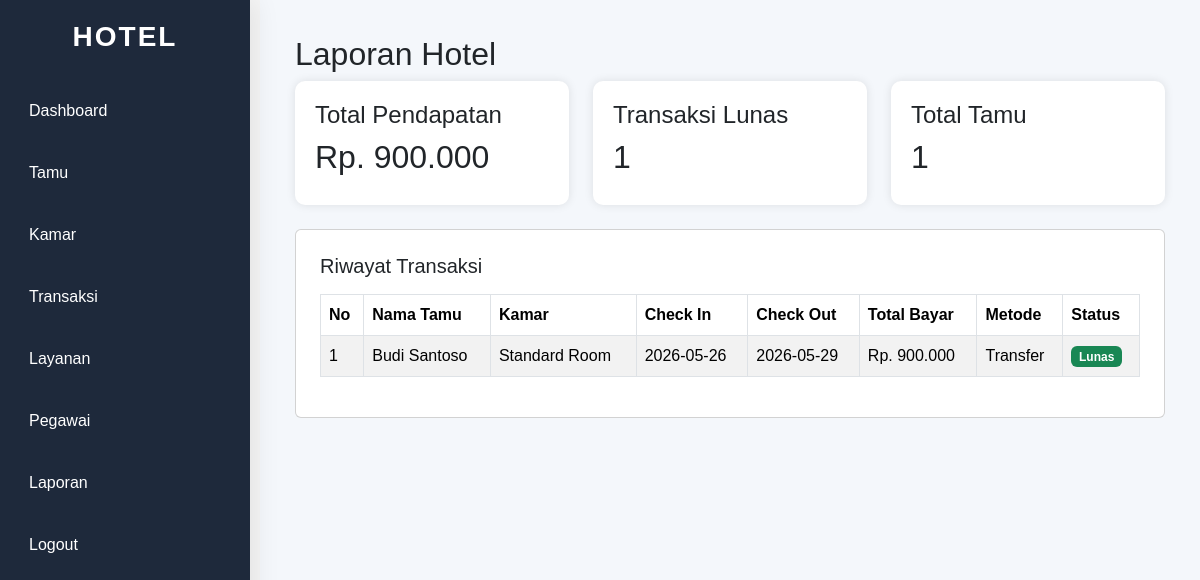
Screenshot of /laporan.php (signed in) with the database file from the repository.
### tables this page shows
CREATE TABLE `transaksi` (
  `id_transaksi` int(11) NOT NULL AUTO_INCREMENT,
  `id_reservasi` int(11) DEFAULT NULL,
  `tanggal_bayar` date DEFAULT NULL,
  `metode_bayar` varchar(50) DEFAULT NULL,
  `total_bayar` decimal(12,2) DEFAULT NULL,
  `status_bayar` enum('lunas','belum') DEFAULT NULL,
  PRIMARY KEY (`id_transaksi`),
  KEY `id_reservasi` (`id_reservasi`),
  CONSTRAINT `transaksi_ibfk_1` FOREIGN KEY (`id_reservasi`) REFERENCES `reservasi` (`id_reservasi`) ON DELETE CASCADE
);

CREATE TABLE `tamu` (
  `id_tamu` int(11) NOT NULL AUTO_INCREMENT,
  `nama` varchar(100) DEFAULT NULL,
  `hp` varchar(20) DEFAULT NULL,
  `kamar` varchar(100) DEFAULT NULL,
  `alamat` text DEFAULT NULL,
  `check_in` date DEFAULT NULL,
  `check_out` date DEFAULT NULL,
  `harga` int(11) DEFAULT NULL,
  `total_hari` int(11) DEFAULT NULL,
  `total_bayar` int(11) DEFAULT NULL,
  PRIMARY KEY (`id_tamu`)
);

### src/laporan.php (the view, shortened to what this page needs)
<?php
include 'koneksi.php';
include 'template/header.php';
include 'template/sidebar.php';
$pendapatan_query = mysqli_fetch_assoc(mysqli_query($conn, "
    SELECT SUM(total_bayar) as total FROM transaksi
"))['total'];
$pendapatan_total = $pendapatan_query
    ? "Rp. " . number_format($pendapatan_query, 0, ',', '.')
    : "Rp. 0";
$jumlah_transaksi = mysqli_fetch_assoc(mysqli_query($conn, "
    SELECT COUNT(*) as total FROM transaksi WHERE status_bayar = 'lunas'
"))['total'];
$jumlah_tamu = mysqli_fetch_assoc(mysqli_query($conn, "
    SELECT COUNT(*) as total FROM tamu
"))['total'];
?>
<div class="content">
<h2>Laporan Hotel</h2>
<div class="row mb-4">
    <div class="col-md-4">
        <div class="card-box">
            <h4>Total Pendapatan</h4>
            <h2><?= $pendapatan_total; ?></h2>
        </div>
    </div>
    <div class="col-md-4">
        <div class="card-box">
            <h4>Transaksi Lunas</h4>
            <h2><?= $jumlah_transaksi; ?></h2>
        </div>
    </div>
    <div class="col-md-4">
        <div class="card-box">
            <h4>Total Tamu</h4>
            <h2><?= $jumlah_tamu; ?></h2>
        </div>
    </div>
</div>
<div class="card p-4">
    <h5 class="mb-3">Riwayat Transaksi</h5>
    <table class="table table-bordered table-striped bg-white">
        <thead>
            <tr>
                <th>No</th>
                <th>Nama Tamu</th>
                <th>Kamar</th>
                <th>Check In</th>
                <th>Check Out</th>
                <th>Total Bayar</th>
                <th>Metode</th>
                <th>Status</th>
            </tr>
        </thead>
        <tbody>
        <?php
        $no = 1;
        $laporan_query = mysqli_query($conn, "
            SELECT tr.*, t.nama, t.kamar, t.check_in, t.check_out
            FROM transaksi tr
            JOIN reservasi r ON tr.id_reservasi = r.id_reservasi
            JOIN tamu t ON r.id_tamu = t.id_tamu
            ORDER BY tr.id_transaksi DESC
        ");
        if(mysqli_num_rows($laporan_query) > 0){
            while($row = mysqli_fetch_array($laporan_query)){
        ?>
            <tr>
                <td><?= $no++; ?></td>
                <td><?= $row['nama']; ?></td>
                <td><?= $row['kamar']; ?></td>
                <td><?= $row['check_in']; ?></td>
                <td><?= $row['check_out']; ?></td>
                <td>Rp. <?= number_format($row['total_bayar'], 0, ',', '.'); ?></td>
                <td><?= $row['metode_bayar']; ?></td>
                <td>
                    <span class="badge bg-<?= $row['status_bayar'] == 'lunas' ? 'success' : 'warning'; ?>">
                        <?= ucfirst($row['status_bayar']); ?>
                    </span>
                </td>
            </tr>
        <?php
            }
        } else {
        ?>
            <tr>
                <td colspan="8" class="text-center text-muted">Belum ada data transaksi</td>
            </tr>
        <?php } ?>
        </tbody>
    </table>
</div>
</div>
<?php include 'template/footer.php'; ?>

### src/asset/css/style.css (style rules this page uses)
body { margin:0; font-family:Arial, Helvetica, sans-serif; background:#f5f5f5; }
.content { margin-left:260px; padding:35px; background:#f4f7fb; min-height:100vh; }
.card-box { background:white; padding:20px; border-radius:10px; box-shadow:0 0 10px rgba(0,0,0,0.1); }

### rows the page displays
transaksi: tamu.nama "Budi Santoso", tamu.kamar "Standard Room", tamu.check_in "2026-05-26", tamu.check_out "2026-05-29", total_bayar "900.000", metode_bayar "Transfer", status_bayar "Lunas"

### other values shown
$pendapatan_total "Rp. 900.000"
$jumlah_transaksi "1"
$jumlah_tamu "1"
